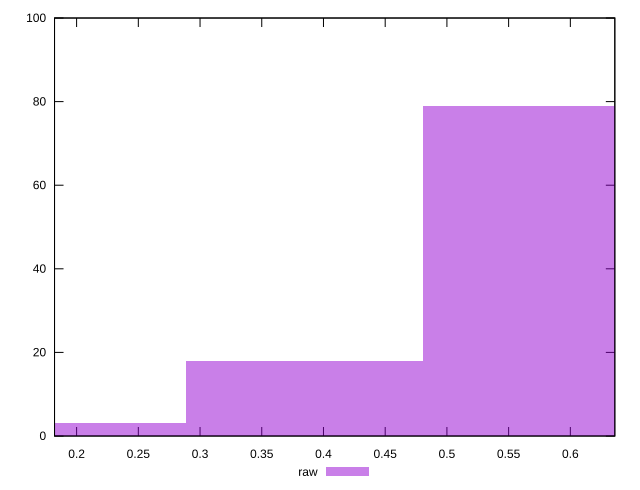

Here is the gnuplot script that generated this plot:
reset

$raw <<EOF
0.3844088535310245 18
0.5766132802965367 79
0.19220442676551225 3
EOF

set key outside below
set boxwidth 0.19220442676551225
set xrange [0.182117776937036:0.6360346941312809]
set yrange [0:100]
set trange [0:100]
set style fill transparent solid 0.5 noborder
set terminal svg size 640, 490 enhanced background rgb 'white'
set output "report_00015_2021-02-09T16-11-33.973Z/meta/pScore/samples/pages+cached+noadtech/raw/histogram.svg"

plot $raw title "raw" with boxes

reset
